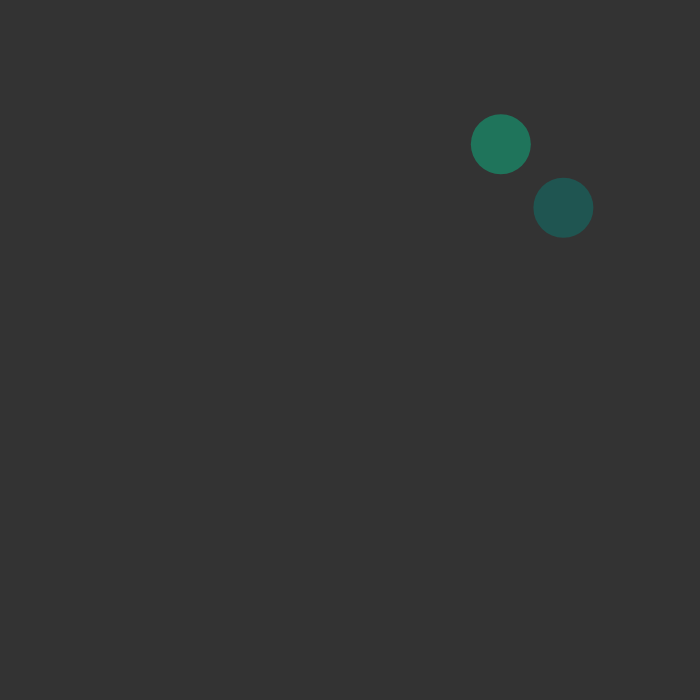
Frame 1 (no input)
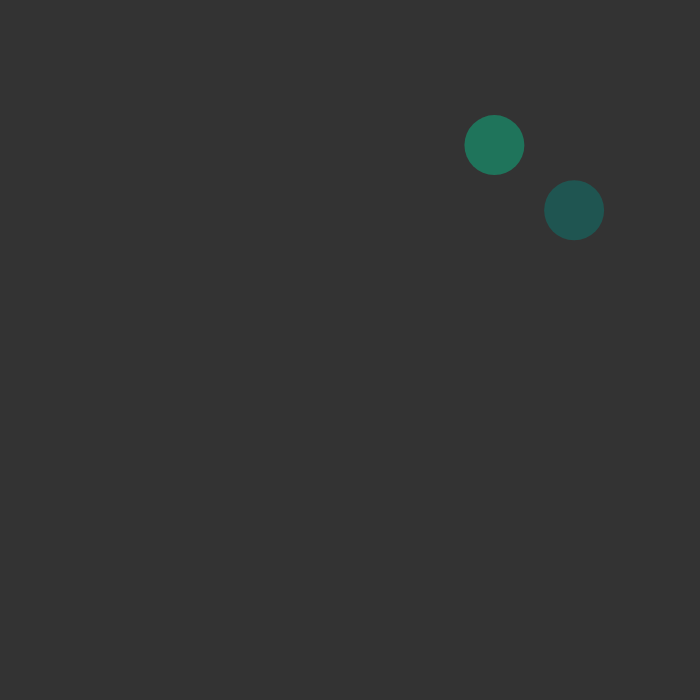
Frame 60 (no input)
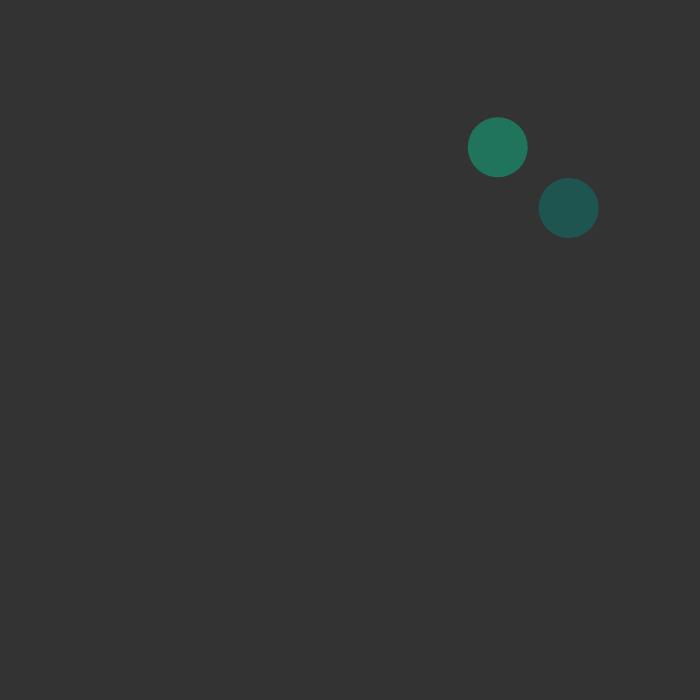
Frame 120 (the mouse pressed at the canvas centre since frame 60)

The p5.js sketch that drew these frames (run headless with seeded random() and noise() and a simulated clock; from frame 60 on, the mouse is pressed at the canvas centre):

// p5.js sketch
// ── sketch.js
var cells = [];

function setup() {
  createCanvas(700, 700);
  cells.push(new Cell());
  cells.push(new Cell());
}

function draw() {
 background(51);
 
 for (let i = cells.length-1; i >=0 ; i--) {
    for(let j = 0; j < i; j++) {
      if(i!=j){
        cells[i].maketangent(cells[j]);
      }
      
    }
  }
  
 for(let i = 0 ; i < cells.length ; i++){
   cells[i].move();
   cells[i].show();
 };
}

function mousePressed() {
  for (let i = cells.length-1; i >= 0; i--) {
    if (cells[i].clicked(mouseX, mouseY)) {
      cells.push(cells[i].mitosis());
      cells.push(cells[i].mitosis());
      cells.splice(i,1);
    }
  }
}
// ── cell.js
function Cell(pos,r,c) {
    if(pos){
        this.pos = pos.copy();
    }else{
        this.pos = new createVector(random(width), random(height));
    }

    this.r = r || 60;
    this.c = c || color(0, random(100, 255),random(100, 255), 100);
  
  
    this.clicked = function(x,y) {
      var d = dist(this.pos.x, this.pos.y, x, y);
      if (d < this.r) {
        return true;
      } else {
        return false;
      }
    }
  
    this.mitosis = function() {
      this.pos.x += this.xdir;
      this.pos.x += this.ydir;
      var cell = new Cell(this.pos, this.r*0.8, this.c);
      this.xdir *= -1;
      this.ydir *= -1;
      return cell;
    }
  
    this.move = function() {
      var vel = p5.Vector.random2D();
      this.pos.add(vel);
      this.pos.x = constrain(this.pos.x,0,width-this.r);
      this.pos.y = constrain(this.pos.y,0,height-this.r);
    }
  
    this.show = function() {
      noStroke();
      fill(this.c);
      ellipse(this.pos.x, this.pos.y, this.r, this.r);
    }
    
    this.maketangent = function(other){
      var limit = 0;
      while (this.overlap(other)) {
        if (limit > 1000) {
          break;
        }
        if (r < other.r) {
          pos.x += random(-5, +5);
          pos.y += random(-5, +5);
        } else {
          other.pos.x += random(-5, +5);
          other.pos.y += random(-5, +5);
        }
      }
    }
  
    this.overlap = function(other){
      var d = dist(this.pos.x, this.pos.y, other.pos.x, other.pos.y);
      return (d < r/2 + other.r/2);
    }
  }
